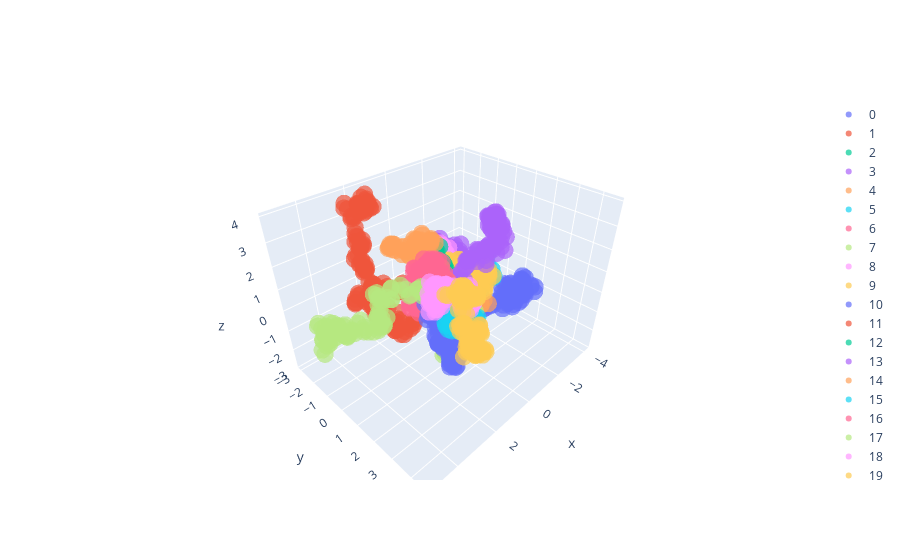

Notebook source saved alongside this figure:
### Code cell
plotter(normalize(xs), 'o')
